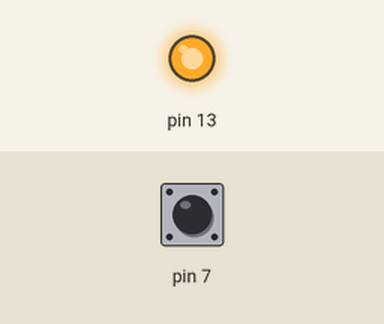
This program was run on a simulated Arduino Uno, built with avr-gcc and run on an emulated ATmega328P. Shown: output pins drawn as LEDs (lit = HIGH). The test bench sets the inputs (shaded band); at power-on: pin 7 HIGH.

Above: at 2.8 s.
2.9 s: pin 7 pulled LOW for 0.15 s
At 3.5 s:
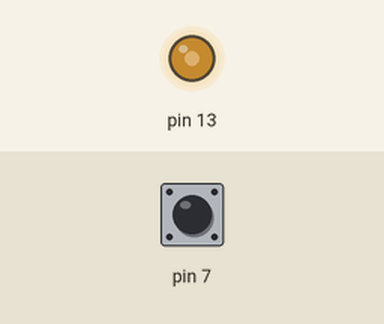
4.6 s: pin 7 pulled LOW for 1 s
At 5.0 s:
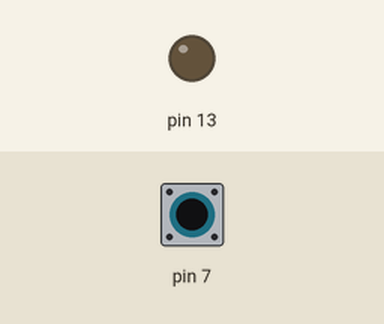
Timing chart, 0 to 7.6 s (numbered marks = the images above; inputs shaded):
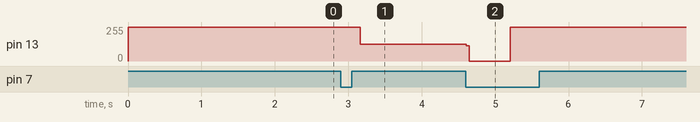

The program:

main.cpp
```cpp
/*
Blink
Turning LED on and off
*/

#include <Arduino.h>
int i;

void setup() {
  // put your setup code here, to run once:
  ///initialize LED digital pin as an output
  pinMode(13, OUTPUT);
  pinMode(7,INPUT_PULLUP);
  digitalWrite(13,LOW);
  }

void loop() {
  // put your main code here, to run repeatedly:
    //turn the LED on
   digitalWrite(13, HIGH); //świecenie ciągłe
   delay(2000);

   while (digitalRead(7) == HIGH) {}  //program kreci się w kółko, dioda 100%

   delay(200);  //odczekanie 200ms po wciśnięciu przycisku

   while (digitalRead(7) == HIGH)  //wejście w pętlę, dopóki przycisk niewcisnięty
   {  //dioda na 50%
  digitalWrite(13,HIGH);
  delay(5);
  digitalWrite(13,LOW);
  delay(5);
   }

   delay(200); //odczekanie 200ms

while (digitalRead(7) == HIGH)  //wejście w pętlę, dopóki przycisk niewcisnięty
   {  //dioda na 25%
  digitalWrite(13,HIGH);
  delay(2);
  digitalWrite(13,LOW);
  delay(6);
   }

   delay(200);

while (digitalRead(7) == HIGH)  //wejście w pętlę, dopóki przycisk niewcisnięty
   {  //dioda na 5%
  digitalWrite(13,HIGH);
  delay(1);
  digitalWrite(13,LOW);
  delay(19);
   }

   delay(200);


  }
```

Measured:
- after the input at 2.9 s, pin 13: 255/255 → 127/255 after 0.27 s
- after the input at 4.6 s, pin 13: 127/255 → 0/255 at once, → 255/255 0.60 s later
